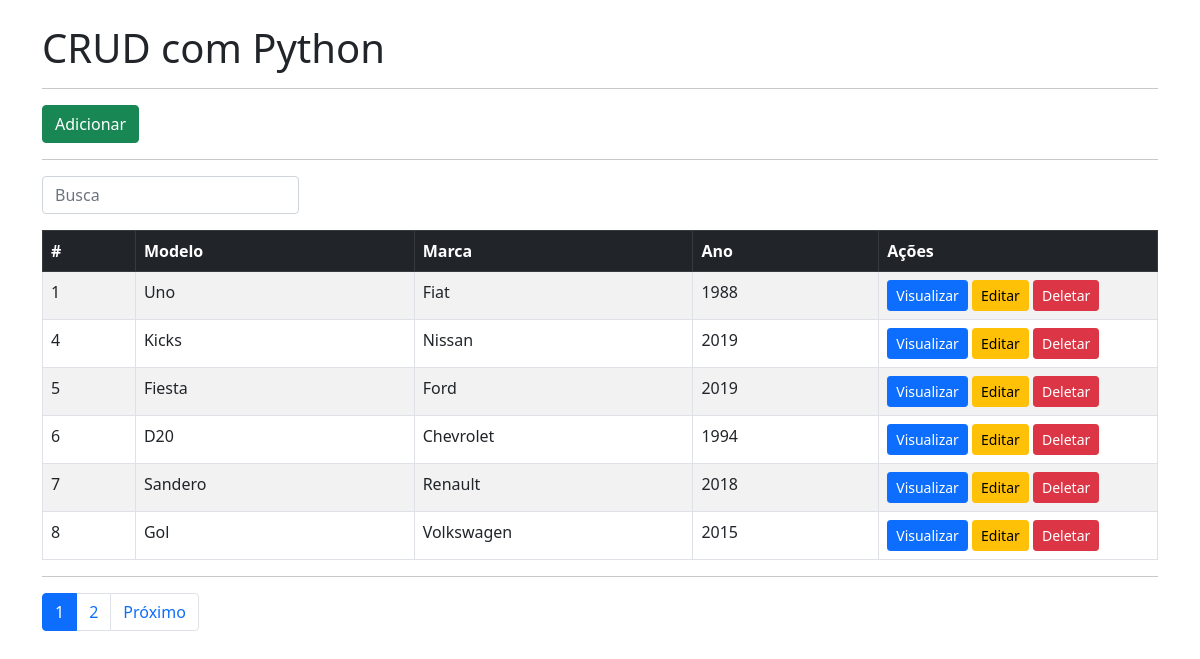
The page / on the database its author committed.
### app/models.py (models this page shows)
class Carro(models.Model):
	modelo = models.CharField(max_length=150)
	marca = models.CharField(max_length=100)
	ano = models.IntegerField()

### app/views.py (the view)
# urls.py: 2. Add a URL to urlpatterns:  path('', views.home, name='home')
def home(request):
	data = {}
	search = request.GET.get('search')
	if (search):
		all = Carro.objects.filter(modelo__icontains = search)
	else:
		all = Carro.objects.all()
	paginator = Paginator(all, 6)
	page = request.GET.get('page')
	data['carros'] = paginator.get_page(page)
	data['total_pages'] = range(1, data['carros'].paginator.num_pages+1)
	data['search'] = search
	return render(request, 'index.html', data)

### app/templates/index.html (shortened to what this page needs)
<!doctype html>
<html lang="pt-br">
  <head>
	<link rel="stylesheet" href="https://cdn.jsdelivr.net/npm/bootstrap@5.0.2/dist/css/bootstrap.min.css">
  </head>
  <body>
	<div class="container mt-4">
		<h1>CRUD com Python</h1>
		<hr>
		<div class="text-right">
			<a href="/form" class="btn btn-success">Adicionar</a>
		</div>
		<hr>
		<form class="row mb-3" method="get">
			<div class="col-auto">
				<input type="text" id="search" name="search" class="form-control " placeholder="Busca" {% if search %}value={{ search }}{% endif %}>
			</div>
		</form>
		<table class="table table-bordered table-striped">
			<thead class="table-dark">
				<tr>
					<th scope="col" class="col-1">#</th>
					<th scope="col" class="col-3">Modelo</th>
					<th scope="col" class="col-3">Marca</th>
					<th scope="col" class="col-2">Ano</th>
					<th scope="col" class="col-3">Ações</th>
				</tr>
			</thead>
			<tbody>
				{% for carro in carros %}
				<tr>
					<td>{{ carro.id }}</td>
					<td>{{ carro.modelo }}</td>
					<td>{{ carro.marca }}</td>
					<td>{{ carro.ano }}</td>
					<td>
						<a href="/view/{{ carro.id }}/" class="btn btn-sm btn-primary">Visualizar</a>
						<a href="/edit/{{ carro.id }}/" class="btn btn-sm btn-warning">Editar</a>
						<a href="/delete/{{ carro.id }}/" class="btn btn-sm btn-danger btn-delete">Deletar</a>
					</td>
				</tr>
				{% endfor %}
			</tbody>
		</table>
		{% if carros.has_previous or carros.has_next %}
		<hr>
		<ul class="pagination">
			{% for i in total_pages %}
			<li class="page-item {% if i == carros.number %}active{% endif %}">
				<a href="?page={{ i }}" class="page-link">{{ i }}</a>
			</li>
			{% endfor %}
			{% if carros.has_next %}
				<li class="page-item"><a href="?page={{ carros.next_page_number }}" class="page-link">Próximo</a></li>
			{% endif %}
		</ul>
		{% endif %}
	</div>
	{% load static %}
  </body>
</html>

### rows shown on the page
Carro: id "1", modelo "Uno", marca "Fiat", ano "1988"
Carro: id "4", modelo "Kicks", marca "Nissan", ano "2019"
Carro: id "5", modelo "Fiesta", marca "Ford", ano "2019"
Carro: id "6", modelo "D20", marca "Chevrolet", ano "1994"
Carro: id "7", modelo "Sandero", marca "Renault", ano "2018"
Carro: id "8", modelo "Gol", marca "Volkswagen", ano "2015"

### other values the page prints
{{ i }} "1" "2"
